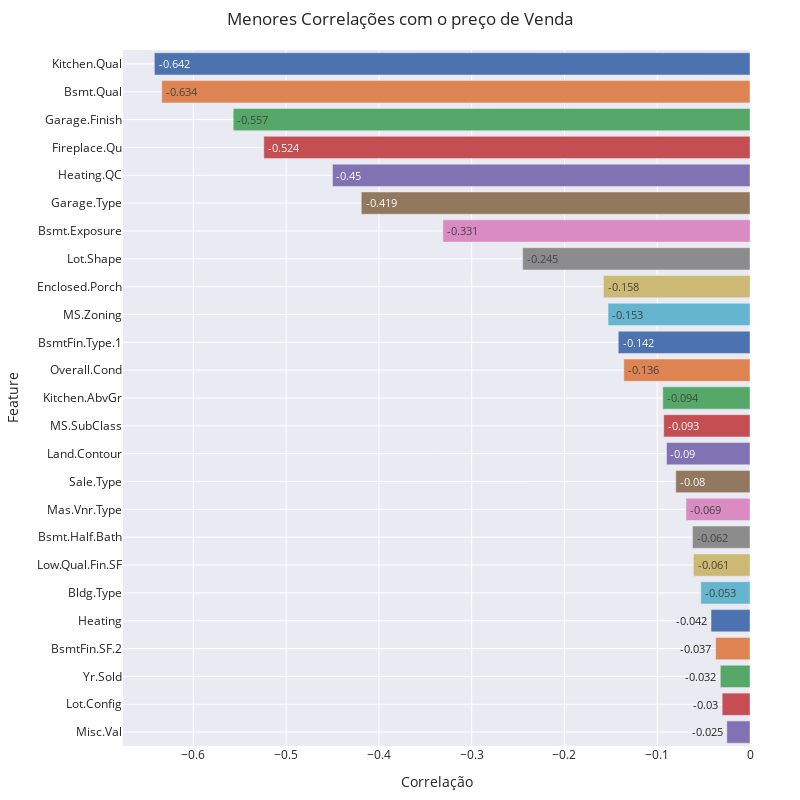

Notebook code cell kept with this figure:
### Code cell
corr_new_ = pd.DataFrame(corr['price'].sort_values()[1:26]).round(3).rename(columns={'price':'Correlacao'})
corr_new_['Feature'] = corr_new_.index

fig3 = px.bar(corr_new_, x="Correlacao", y="Feature", color="Feature", text='Correlacao', template='seaborn')

fig3.update_layout(
    margin=dict(l=20, r=50, t=50, b=20),
    title = 'Menores Correlações com o preço de Venda',
    showlegend=False,
    xaxis_title="Correlação",
    yaxis_title="Feature",
    width=800, 
    height=800,
    uniformtext_minsize=10, 
    uniformtext_mode='hide',
)
 
fig3.show()

### Figure 1 — Plotly figure (JSON) as saved in the notebook; plotly's stock layout.template omitted (floating-point values rounded to 4 significant figures)
{"data": [{"alignmentgroup": "True", "hovertemplate": "Feature=%{y}<br>Correlacao=%{text}<extra></extra>", "legendgroup": "Kitchen.Qual", "marker": {"color": "rgb(76,114,176)", "pattern": {"shape": ""}}, "name": "Kitchen.Qual", "offsetgroup": "Kitchen.Qual", "orientation": "h", "showlegend": true, "text": [-0.642], "textposition": "auto", "type": "bar", "x": [-0.642], "xaxis": "x", "y": ["Kitchen.Qual"], "yaxis": "y"}, {"alignmentgroup": "True", "hovertemplate": "Feature=%{y}<br>Correlacao=%{text}<extra></extra>", "legendgroup": "Bsmt.Qual", "marker": {"color": "rgb(221,132,82)", "pattern": {"shape": ""}}, "name": "Bsmt.Qual", "offsetgroup": "Bsmt.Qual", "orientation": "h", "showlegend": true, "text": [-0.634], "textposition": "auto", "type": "bar", "x": [-0.634], "xaxis": "x", "y": ["Bsmt.Qual"], "yaxis": "y"}, {"alignmentgroup": "True", "hovertemplate": "Feature=%{y}<br>Correlacao=%{text}<extra></extra>", "legendgroup": "Garage.Finish", "marker": {"color": "rgb(85,168,104)", "pattern": {"shape": ""}}, "name": "Garage.Finish", "offsetgroup": "Garage.Finish", "orientation": "h", "showlegend": true, "text": [-0.557], "textposition": "auto", "type": "bar", "x": [-0.557], "xaxis": "x", "y": ["Garage.Finish"], "yaxis": "y"}, {"alignmentgroup": "True", "hovertemplate": "Feature=%{y}<br>Correlacao=%{text}<extra></extra>", "legendgroup": "Fireplace.Qu", "marker": {"color": "rgb(196,78,82)", "pattern": {"shape": ""}}, "name": "Fireplace.Qu", "offsetgroup": "Fireplace.Qu", "orientation": "h", "showlegend": true, "text": [-0.524], "textposition": "auto", "type": "bar", "x": [-0.524], "xaxis": "x", "y": ["Fireplace.Qu"], "yaxis": "y"}, {"alignmentgroup": "True", "hovertemplate": "Feature=%{y}<br>Correlacao=%{text}<extra></extra>", "legendgroup": "Heating.QC", "marker": {"color": "rgb(129,114,179)", "pattern": {"shape": ""}}, "name": "Heating.QC", "offsetgroup": "Heating.QC", "orientation": "h", "showlegend": true, "text": [-0.45], "textposition": "auto", "type": "bar", "x": [-0.45], "xaxis": "x", "y": ["Heating.QC"], "yaxis": "y"}, {"alignmentgroup": "True", "hovertemplate": "Feature=%{y}<br>Correlacao=%{text}<extra></extra>", "legendgroup": "Garage.Type", "marker": {"color": "rgb(147,120,96)", "pattern": {"shape": ""}}, "name": "Garage.Type", "offsetgroup": "Garage.Type", "orientation": "h", "showlegend": true, "text": [-0.419], "textposition": "auto", "type": "bar", "x": [-0.419], "xaxis": "x", "y": ["Garage.Type"], "yaxis": "y"}, {"alignmentgroup": "True", "hovertemplate": "Feature=%{y}<br>Correlacao=%{text}<extra></extra>", "legendgroup": "Bsmt.Exposure", "marker": {"color": "rgb(218,139,195)", "pattern": {"shape": ""}}, "name": "Bsmt.Exposure", "offsetgroup": "Bsmt.Exposure", "orientation": "h", "showlegend": true, "text": [-0.331], "textposition": "auto", "type": "bar", "x": [-0.331], "xaxis": "x", "y": ["Bsmt.Exposure"], "yaxis": "y"}, {"alignmentgroup": "True", "hovertemplate": "Feature=%{y}<br>Correlacao=%{text}<extra></extra>", "legendgroup": "Lot.Shape", "marker": {"color": "rgb(140,140,140)", "pattern": {"shape": ""}}, "name": "Lot.Shape", "offsetgroup": "Lot.Shape", "orientation": "h", "showlegend": true, "text": [-0.245], "textposition": "auto", "type": "bar", "x": [-0.245], "xaxis": "x", "y": ["Lot.Shape"], "yaxis": "y"}, {"alignmentgroup": "True", "hovertemplate": "Feature=%{y}<br>Correlacao=%{text}<extra></extra>", "legendgroup": "Enclosed.Porch", "marker": {"color": "rgb(204,185,116)", "pattern": {"shape": ""}}, "name": "Enclosed.Porch", "offsetgroup": "Enclosed.Porch", "orientation": "h", "showlegend": true, "text": [-0.158], "textposition": "auto", "type": "bar", "x": [-0.158], "xaxis": "x", "y": ["Enclosed.Porch"], "yaxis": "y"}, {"alignmentgroup": "True", "hovertemplate": "Feature=%{y}<br>Correlacao=%{text}<extra></extra>", "legendgroup": "MS.Zoning", "marker": {"color": "rgb(100,181,205)", "pattern": {"shape": ""}}, "name": "MS.Zoning", "offsetgroup": "MS.Zoning", "orientation": "h", "showlegend": true, "text": [-0.153], "textposition": "auto", "type": "bar", "x": [-0.153], "xaxis": "x", "y": ["MS.Zoning"], "yaxis": "y"}, {"alignmentgroup": "True", "hovertemplate": "Feature=%{y}<br>Correlacao=%{text}<extra></extra>", "legendgroup": "BsmtFin.Type.1", "marker": {"color": "rgb(76,114,176)", "pattern": {"shape": ""}}, "name": "BsmtFin.Type.1", "offsetgroup": "BsmtFin.Type.1", "orientation": "h", "showlegend": true, "text": [-0.142], "textposition": "auto", "type": "bar", "x": [-0.142], "xaxis": "x", "y": ["BsmtFin.Type.1"], "yaxis": "y"}, {"alignmentgroup": "True", "hovertemplate": "Feature=%{y}<br>Correlacao=%{text}<extra></extra>", "legendgroup": "Overall.Cond", "marker": {"color": "rgb(221,132,82)", "pattern": {"shape": ""}}, "name": "Overall.Cond", "offsetgroup": "Overall.Cond", "orientation": "h", "showlegend": true, "text": [-0.136], "textposition": "auto", "type": "bar", "x": [-0.136], "xaxis": "x", "y": ["Overall.Cond"], "yaxis": "y"}, {"alignmentgroup": "True", "hovertemplate": "Feature=%{y}<br>Correlacao=%{text}<extra></extra>", "legendgroup": "Kitchen.AbvGr", "marker": {"color": "rgb(85,168,104)", "pattern": {"shape": ""}}, "name": "Kitchen.AbvGr", "offsetgroup": "Kitchen.AbvGr", "orientation": "h", "showlegend": true, "text": [-0.094], "textposition": "auto", "type": "bar", "x": [-0.094], "xaxis": "x", "y": ["Kitchen.AbvGr"], "yaxis": "y"}, {"alignmentgroup": "True", "hovertemplate": "Feature=%{y}<br>Correlacao=%{text}<extra></extra>", "legendgroup": "MS.SubClass", "marker": {"color": "rgb(196,78,82)", "pattern": {"shape": ""}}, "name": "MS.SubClass", "offsetgroup": "MS.SubClass", "orientation": "h", "showlegend": true, "text": [-0.093], "textposition": "auto", "type": "bar", "x": [-0.093], "xaxis": "x", "y": ["MS.SubClass"], "yaxis": "y"}, {"alignmentgroup": "True", "hovertemplate": "Feature=%{y}<br>Correlacao=%{text}<extra></extra>", "legendgroup": "Land.Contour", "marker": {"color": "rgb(129,114,179)", "pattern": {"shape": ""}}, "name": "Land.Contour", "offsetgroup": "Land.Contour", "orientation": "h", "showlegend": true, "text": [-0.09], "textposition": "auto", "type": "bar", "x": [-0.09], "xaxis": "x", "y": ["Land.Contour"], "yaxis": "y"}, {"alignmentgroup": "True", "hovertemplate": "Feature=%{y}<br>Correlacao=%{text}<extra></extra>", "legendgroup": "Sale.Type", "marker": {"color": "rgb(147,120,96)", "pattern": {"shape": ""}}, "name": "Sale.Type", "offsetgroup": "Sale.Type", "orientation": "h", "showlegend": true, "text": [-0.08], "textposition": "auto", "type": "bar", "x": [-0.08], "xaxis": "x", "y": ["Sale.Type"], "yaxis": "y"}, {"alignmentgroup": "True", "hovertemplate": "Feature=%{y}<br>Correlacao=%{text}<extra></extra>", "legendgroup": "Mas.Vnr.Type", "marker": {"color": "rgb(218,139,195)", "pattern": {"shape": ""}}, "name": "Mas.Vnr.Type", "offsetgroup": "Mas.Vnr.Type", "orientation": "h", "showlegend": true, "text": [-0.069], "textposition": "auto", "type": "bar", "x": [-0.069], "xaxis": "x", "y": ["Mas.Vnr.Type"], "yaxis": "y"}, {"alignmentgroup": "True", "hovertemplate": "Feature=%{y}<br>Correlacao=%{text}<extra></extra>", "legendgroup": "Bsmt.Half.Bath", "marker": {"color": "rgb(140,140,140)", "pattern": {"shape": ""}}, "name": "Bsmt.Half.Bath", "offsetgroup": "Bsmt.Half.Bath", "orientation": "h", "showlegend": true, "text": [-0.062], "textposition": "auto", "type": "bar", "x": [-0.062], "xaxis": "x", "y": ["Bsmt.Half.Bath"], "yaxis": "y"}, {"alignmentgroup": "True", "hovertemplate": "Feature=%{y}<br>Correlacao=%{text}<extra></extra>", "legendgroup": "Low.Qual.Fin.SF", "marker": {"color": "rgb(204,185,116)", "pattern": {"shape": ""}}, "name": "Low.Qual.Fin.SF", "offsetgroup": "Low.Qual.Fin.SF", "orientation": "h", "showlegend": true, "text": [-0.061], "textposition": "auto", "type": "bar", "x": [-0.061], "xaxis": "x", "y": ["Low.Qual.Fin.SF"], "yaxis": "y"}, {"alignmentgroup": "True", "hovertemplate": "Feature=%{y}<br>Correlacao=%{text}<extra></extra>", "legendgroup": "Bldg.Type", "marker": {"color": "rgb(100,181,205)", "pattern": {"shape": ""}}, "name": "Bldg.Type", "offsetgroup": "Bldg.Type", "orientation": "h", "showlegend": true, "text": [-0.053], "textposition": "auto", "type": "bar", "x": [-0.053], "xaxis": "x", "y": ["Bldg.Type"], "yaxis": "y"}, {"alignmentgroup": "True", "hovertemplate": "Feature=%{y}<br>Correlacao=%{text}<extra></extra>", "legendgroup": "Heating", "marker": {"color": "rgb(76,114,176)", "pattern": {"shape": ""}}, "name": "Heating", "offsetgroup": "Heating", "orientation": "h", "showlegend": true, "text": [-0.042], "textposition": "auto", "type": "bar", "x": [-0.042], "xaxis": "x", "y": ["Heating"], "yaxis": "y"}, {"alignmentgroup": "True", "hovertemplate": "Feature=%{y}<br>Correlacao=%{text}<extra></extra>", "legendgroup": "BsmtFin.SF.2", "marker": {"color": "rgb(221,132,82)", "pattern": {"shape": ""}}, "name": "BsmtFin.SF.2", "offsetgroup": "BsmtFin.SF.2", "orientation": "h", "showlegend": true, "text": [-0.037], "textposition": "auto", "type": "bar", "x": [-0.037], "xaxis": "x", "y": ["BsmtFin.SF.2"], "yaxis": "y"}, {"alignmentgroup": "True", "hovertemplate": "Feature=%{y}<br>Correlacao=%{text}<extra></extra>", "legendgroup": "Yr.Sold", "marker": {"color": "rgb(85,168,104)", "pattern": {"shape": ""}}, "name": "Yr.Sold", "offsetgroup": "Yr.Sold", "orientation": "h", "showlegend": true, "text": [-0.032], "textposition": "auto", "type": "bar", "x": [-0.032], "xaxis": "x", "y": ["Yr.Sold"], "yaxis": "y"}, {"alignmentgroup": "True", "hovertemplate": "Feature=%{y}<br>Correlacao=%{text}<extra></extra>", "legendgroup": "Lot.Config", "marker": {"color": "rgb(196,78,82)", "pattern": {"shape": ""}}, "name": "Lot.Config", "offsetgroup": "Lot.Config", "orientation": "h", "showlegend": true, "text": [-0.03], "textposition": "auto", "type": "bar", "x": [-0.03], "xaxis": "x", "y": ["Lot.Config"], "yaxis": "y"}, {"alignmentgroup": "True", "hovertemplate": "Feature=%{y}<br>Correlacao=%{text}<extra></extra>", "legendgroup": "Misc.Val", "marker": {"color": "rgb(129,114,179)", "pattern": {"shape": ""}}, "name": "Misc.Val", "offsetgroup": "Misc.Val", "orientation": "h", "showlegend": true, "text": [-0.025], "textposition": "auto", "type": "bar", "x": [-0.025], "xaxis": "x", "y": ["Misc.Val"], "yaxis": "y"}], "layout": {"barmode": "relative", "height": 800, "legend": {"title": {"text": "Feature"}, "tracegroupgap": 0}, "margin": {"b": 20, "l": 20, "r": 50, "t": 50}, "showlegend": false, "title": {"text": "Menores Correlações com o preço de Venda"}, "uniformtext": {"minsize": 10, "mode": "hide"}, "width": 800, "xaxis": {"anchor": "y", "domain": [0, 1], "title": {"text": "Correlação"}}, "yaxis": {"anchor": "x", "categoryarray": ["Misc.Val", "Lot.Config", "Yr.Sold", "BsmtFin.SF.2", "Heating", "Bldg.Type", "Low.Qual.Fin.SF", "Bsmt.Half.Bath", "Mas.Vnr.Type", "Sale.Type", "Land.Contour", "MS.SubClass", "Kitchen.AbvGr", "Overall.Cond", "BsmtFin.Type.1", "MS.Zoning", "Enclosed.Porch", "Lot.Shape", "Bsmt.Exposure", "Garage.Type", "Heating.QC", "Fireplace.Qu", "Garage.Finish", "Bsmt.Qual", "Kitchen.Qual"], "categoryorder": "array", "domain": [0, 1], "title": {"text": "Feature"}}}}
